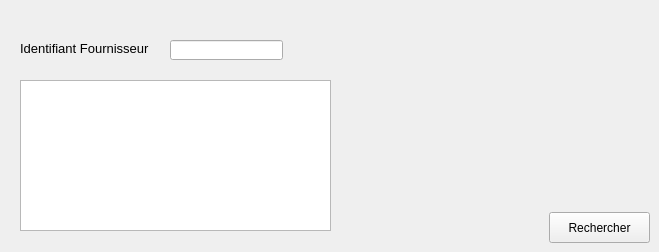
          <widget class="QWidget" name="tab_18">
           <attribute name="title">
            <string>recherche</string>
           </attribute>
           <widget class="QPushButton" name="pb_rechercher_2">
            <property name="geometry">
             <rect>
              <x>549</x>
              <y>212</y>
              <width>101</width>
              <height>31</height>
             </rect>
            </property>
            <property name="styleSheet">
             <string notr="true"/>
            </property>
            <property name="text">
             <string>Rechercher</string>
            </property>
           </widget>
           <widget class="QLabel" name="label_48">
            <property name="geometry">
             <rect>
              <x>20</x>
              <y>40</y>
              <width>131</width>
              <height>16</height>
             </rect>
            </property>
            <property name="font">
             <font>
              <pointsize>10</pointsize>
             </font>
            </property>
            <property name="styleSheet">
             <string notr="true"/>
            </property>
            <property name="text">
             <string>Identifiant Fournisseur</string>
            </property>
           </widget>
           <widget class="QLineEdit" name="lineEdit_rechercher">
            <property name="geometry">
             <rect>
              <x>170</x>
              <y>40</y>
              <width>113</width>
              <height>20</height>
             </rect>
            </property>
            <property name="styleSheet">
             <string notr="true"/>
            </property>
            <property name="text">
             <string/>
            </property>
            <property name="frame">
             <bool>true</bool>
            </property>
           </widget>
           <widget class="QTableView" name="tabrecherche">
            <property name="geometry">
             <rect>
              <x>20</x>
              <y>80</y>
              <width>311</width>
              <height>151</height>
             </rect>
            </property>
           </widget>
          </widget>
